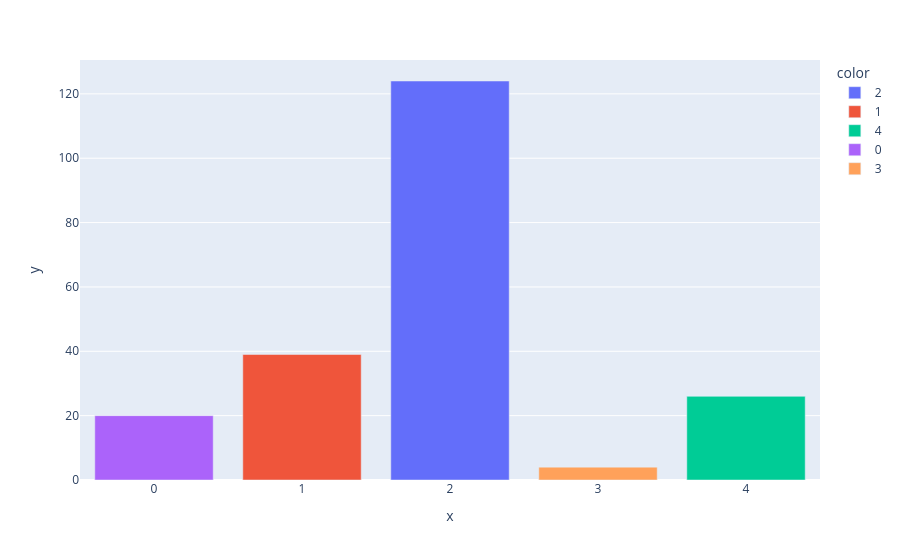

Notebook cell for this chart:
### Code cell
# Diagramme en barre du nombre d'observations dans chaque classe
import plotly.express as px
fig = px.bar(x = val3.index, y = val3.values ,color = val3.index.astype(str))
fig.show()

### Figure 1 — Plotly figure (JSON) as saved in the notebook; plotly's stock layout.template omitted (floating-point values rounded to 4 significant figures)
{"data": [{"hovertemplate": "color=2<br>x=%{x}<br>y=%{y}<extra></extra>", "legendgroup": "2", "marker": {"color": "#636efa", "pattern": {"shape": ""}}, "name": "2", "orientation": "v", "showlegend": true, "textposition": "auto", "type": "bar", "x": [2], "xaxis": "x", "y": [124], "yaxis": "y"}, {"hovertemplate": "color=1<br>x=%{x}<br>y=%{y}<extra></extra>", "legendgroup": "1", "marker": {"color": "#EF553B", "pattern": {"shape": ""}}, "name": "1", "orientation": "v", "showlegend": true, "textposition": "auto", "type": "bar", "x": [1], "xaxis": "x", "y": [39], "yaxis": "y"}, {"hovertemplate": "color=4<br>x=%{x}<br>y=%{y}<extra></extra>", "legendgroup": "4", "marker": {"color": "#00cc96", "pattern": {"shape": ""}}, "name": "4", "orientation": "v", "showlegend": true, "textposition": "auto", "type": "bar", "x": [4], "xaxis": "x", "y": [26], "yaxis": "y"}, {"hovertemplate": "color=0<br>x=%{x}<br>y=%{y}<extra></extra>", "legendgroup": "0", "marker": {"color": "#ab63fa", "pattern": {"shape": ""}}, "name": "0", "orientation": "v", "showlegend": true, "textposition": "auto", "type": "bar", "x": [0], "xaxis": "x", "y": [20], "yaxis": "y"}, {"hovertemplate": "color=3<br>x=%{x}<br>y=%{y}<extra></extra>", "legendgroup": "3", "marker": {"color": "#FFA15A", "pattern": {"shape": ""}}, "name": "3", "orientation": "v", "showlegend": true, "textposition": "auto", "type": "bar", "x": [3], "xaxis": "x", "y": [4], "yaxis": "y"}], "layout": {"barmode": "relative", "legend": {"title": {"text": "color"}, "tracegroupgap": 0}, "margin": {"t": 60}, "xaxis": {"anchor": "y", "domain": [0, 1], "title": {"text": "x"}}, "yaxis": {"anchor": "x", "domain": [0, 1], "title": {"text": "y"}}}}
